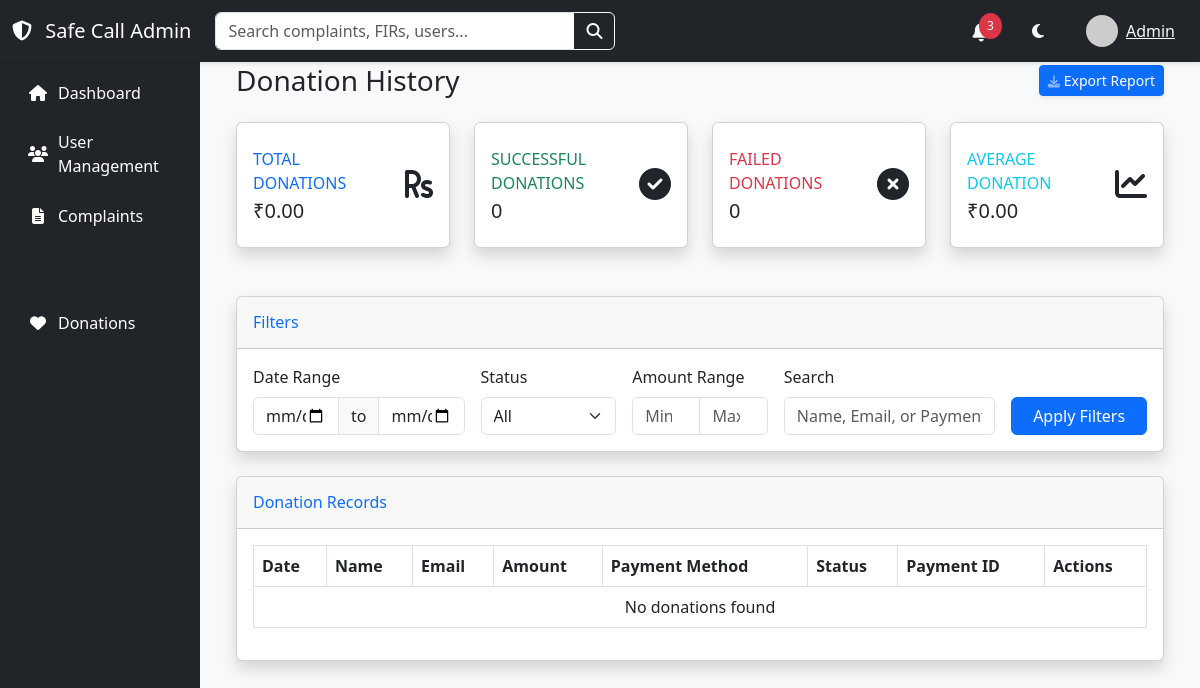
The app's page /custom-admin/donations/ (signed in), older data.
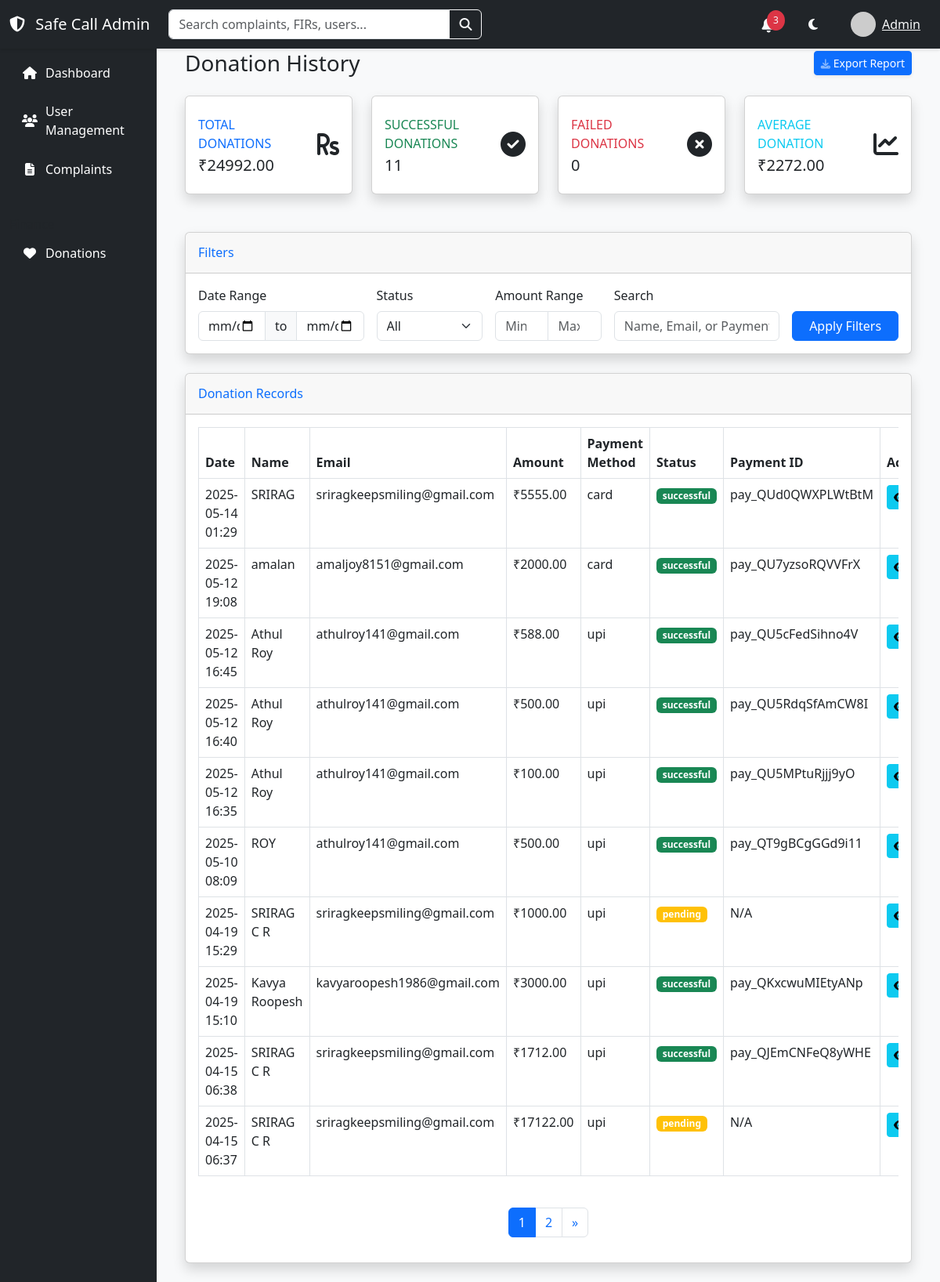
The same page, newer data.
### core/models.py (models this page shows, shortened)
class Donation(models.Model):
    PAYMENT_STATUS_CHOICES = (
        ('pending', 'Pending'),
        ('successful', 'Successful'),
        ('failed', 'Failed')
    )
    user = models.ForeignKey(PublicUser, on_delete=models.SET_NULL, null=True, blank=True)
    donor_name = models.CharField(max_length=255, null=True, blank=True)
    donor_email = models.EmailField(null=True, blank=True)
    amount = models.DecimalField(max_digits=10, decimal_places=2)
    payment_id = models.CharField(max_length=100, null=True, blank=True)
    order_id = models.CharField(max_length=100)
    payment_status = models.CharField(max_length=20, choices=PAYMENT_STATUS_CHOICES, default='pending')
    payment_response = models.JSONField(null=True, blank=True)
    created_at = models.DateTimeField(auto_now_add=True)
    updated_at = models.DateTimeField(auto_now=True)
    class Meta:
        ordering = ['-created_at']

### custom_admin/views.py (the view)
# urls.py: path('donations/', views.DonationHistoryView.as_view(), name='donation_history'),
class DonationHistoryView(SuperUserRequiredMixin, TemplateView):
    template_name = 'admin/donation_history.html'
    def get_context_data(self, **kwargs):
        context = super().get_context_data(**kwargs)
        try:
            donations = Donation.objects.all()
            status_filter = self.request.GET.get('status')
            if status_filter:
                donations = donations.filter(payment_status=status_filter)
            start_date = self.request.GET.get('start_date')
            end_date = self.request.GET.get('end_date')
            min_amount = self.request.GET.get('min_amount')
            max_amount = self.request.GET.get('max_amount')
            search = self.request.GET.get('search')
            if start_date:
                donations = donations.filter(created_at__date__gte=start_date)
            if end_date:
                donations = donations.filter(created_at__date__lte=end_date)
            if min_amount:
                donations = donations.filter(amount__gte=min_amount)
            if max_amount:
                donations = donations.filter(amount__lte=max_amount)
            if search:
                donations = donations.filter(
                    Q(donor_name__icontains=search) |
                    Q(donor_email__icontains=search) |
                    Q(payment_id__icontains=search)
                )
            total_amount = donations.filter(payment_status='successful').aggregate(Sum('amount'))['amount__sum'] or 0
            successful_count = donations.filter(payment_status='successful').count()
            failed_count = donations.filter(payment_status='failed').count()
            total_count = donations.count()
            if successful_count > 0:
                average_amount = total_amount / successful_count
            else:
                average_amount = 0
            context.update({
                'total_amount': total_amount,
                'successful_count': successful_count,
                'failed_count': failed_count,
                'average_amount': average_amount,
                'total_count': total_count,
            })
            paginator = Paginator(donations.order_by('-created_at'), 10)
            page = self.request.GET.get('page', 1)
            donations_page = paginator.get_page(page)
            context['donations'] = donations_page
        except Exception as e:
            print(f"Error in donation history: {str(e)}")
            context.update({
                'total_amount': 0,
                'successful_count': 0,
                'failed_count': 0,
                'average_amount': 0,
                'total_count': 0,
                'donations': [],
            })
        return context

### custom_admin/views.py (called while the page is built)
    def test_func(self):
        return self.request.user.is_authenticated and self.request.user.is_superuser

### templates/admin/donation_history.html (shortened to what the changed rows need)
{% extends 'admin/base.html' %}
{% load static %}
{% block content %}
<div class="container-fluid">
    <div class="d-sm-flex align-items-center justify-content-between mb-4">
        <h1 class="h3 mb-0 text-gray-800">Donation History</h1>
    </div>
    <div class="row mb-4">
        <div class="col-xl-3 col-md-6 mb-4">
            <div class="card border-left-primary shadow h-100 py-2">
                <div class="card-body">
                    <div class="row no-gutters align-items-center">
                        <div class="col mr-2">
                            <div class="text-xs font-weight-bold text-primary text-uppercase mb-1">Total Donations</div>
                            <div class="h5 mb-0 font-weight-bold text-gray-800">₹{{ total_amount|floatformat:2 }}</div>
                        </div>
                    </div>
                </div>
            </div>
        </div>
        <div class="col-xl-3 col-md-6 mb-4">
            <div class="card border-left-success shadow h-100 py-2">
                <div class="card-body">
                    <div class="row no-gutters align-items-center">
                        <div class="col mr-2">
                            <div class="text-xs font-weight-bold text-success text-uppercase mb-1">Successful Donations</div>
                            <div class="h5 mb-0 font-weight-bold text-gray-800">{{ successful_count }}</div>
                        </div>
                    </div>
                </div>
            </div>
        </div>
        <div class="col-xl-3 col-md-6 mb-4">
            <div class="card border-left-info shadow h-100 py-2">
                <div class="card-body">
                    <div class="row no-gutters align-items-center">
                        <div class="col mr-2">
                            <div class="text-xs font-weight-bold text-info text-uppercase mb-1">Average Donation</div>
                            <div class="h5 mb-0 font-weight-bold text-gray-800">₹{{ average_amount|floatformat:2 }}</div>
                        </div>
                    </div>
                </div>
            </div>
        </div>
    </div>
    <div class="card shadow mb-4">
        <div class="card-body">
            <div class="table-responsive">
                <table class="table table-bordered" id="donationsTable" width="100%" cellspacing="0">
                    <thead>
                        <tr>
                            <th>Date</th>
                            <th>Name</th>
                            <th>Email</th>
                            <th>Amount</th>
                            <th>Payment Method</th>
                            <th>Status</th>
                            <th>Payment ID</th>
                            <th>Actions</th>
                        </tr>
                    </thead>
                    <tbody>
                        {% for donation in donations %}
                        <tr>
                            <td>{{ donation.created_at|date:"Y-m-d H:i" }}</td>
                            <td>{{ donation.donor_name|default:"Anonymous" }}</td>
                            <td>{{ donation.donor_email|default:"N/A" }}</td>
                            <td>₹{{ donation.amount }}</td>
                            <td>{{ donation.payment_response.payment_method|default:"N/A" }}</td>
                            <td>
                                <span class="badge {% if donation.payment_status == 'successful' %}bg-success{% elif donation.payment_status == 'failed' %}bg-danger{% else %}bg-warning{% endif %}">
                                    {{ donation.payment_status }}
                                </span>
                            </td>
                            <td>{{ donation.payment_id|default:"N/A" }}</td>
                            <td>
                                <button class="btn btn-sm btn-info" onclick="viewDetails('{{ donation.id }}')">
                                    <i class="fas fa-eye"></i>
                                </button>
                            </td>
                        </tr>
                        {% empty %}
                        <tr>
                            <td colspan="8" class="text-center">No donations found</td>
                        </tr>
                        {% endfor %}
                    </tbody>
                </table>
            </div>
            {% if donations.has_other_pages %}
            <nav aria-label="Page navigation" class="mt-4">
                <ul class="pagination justify-content-center">
                    {% for i in donations.paginator.page_range %}
                    <li class="page-item {% if donations.number == i %}active{% endif %}">
                        <a class="page-link" href="?page={{ i }}">{{ i }}</a>
                    </li>
                    {% endfor %}
                    {% if donations.has_next %}
                    <li class="page-item">
                        <a class="page-link" href="?page={{ donations.next_page_number }}" aria-label="Next">
                            <span aria-hidden="true">&raquo;</span>
                        </a>
                    </li>
                    {% endif %}
                </ul>
            </nav>
            {% endif %}
        </div>
    </div>
</div>
{% endblock %}

Row changes from the older to the newer data that the page shows:
added Donation: created_at "2025-05-14 01:29", donor_name "SRIRAG", donor_email "sriragkeepsmiling@gmail.com", amount "5555.00", payment_response.payment_method "card", payment_status "successful", payment_id "pay_QUd0QWXPLWtBtM"
added Donation: created_at "2025-05-12 19:08", donor_name "amalan", donor_email "amaljoy8151@gmail.com", amount "2000.00", payment_response.payment_method "card", payment_status "successful", payment_id "pay_QU7yzsoRQVVFrX"
added Donation: created_at "2025-05-12 16:45", donor_name "Athul Roy", donor_email "athulroy141@gmail.com", amount "588.00", payment_response.payment_method "upi", payment_status "successful", payment_id "pay_QU5cFedSihno4V"
added Donation: created_at "2025-05-12 16:40", donor_name "Athul Roy", donor_email "athulroy141@gmail.com", amount "500.00", payment_response.payment_method "upi", payment_status "successful", payment_id "pay_QU5RdqSfAmCW8I"
added Donation: created_at "2025-05-12 16:35", donor_name "Athul Roy", donor_email "athulroy141@gmail.com", amount "100.00", payment_response.payment_method "upi", payment_status "successful", payment_id "pay_QU5MPtuRjjj9yO"
added Donation: created_at "2025-05-10 08:09", donor_name "ROY", donor_email "athulroy141@gmail.com", amount "500.00", payment_response.payment_method "upi", payment_status "successful", payment_id "pay_QT9gBCgGGd9i11"
added Donation: created_at "2025-04-19 15:29", donor_name "SRIRAG C R", donor_email "sriragkeepsmiling@gmail.com", amount "1000.00", payment_response.payment_method "upi", payment_status "pending", payment_id "N/A"
added Donation: created_at "2025-04-19 15:10", donor_name "Kavya Roopesh", donor_email "kavyaroopesh1986@gmail.com", amount "3000.00", payment_response.payment_method "upi", payment_status "successful", payment_id "pay_QKxcwuMIEtyANp"
added Donation: created_at "2025-04-15 06:38", donor_name "SRIRAG C R", donor_email "sriragkeepsmiling@gmail.com", amount "1712.00", payment_response.payment_method "upi", payment_status "successful", payment_id "pay_QJEmCNFeQ8yWHE"
added Donation: created_at "2025-04-15 06:37", donor_name "SRIRAG C R", donor_email "sriragkeepsmiling@gmail.com", amount "17122.00", payment_response.payment_method "upi", payment_status "pending", payment_id "N/A"
Text that changed along with them:
{{ total_amount|floatformat:2 }}: "0.00" → "24992.00"
{{ successful_count }}: "0" → "11"
{{ average_amount|floatformat:2 }}: "0.00" → "2272.00"
new list line: "1"
new list line: "2"
text no longer shown: "No donations found"
